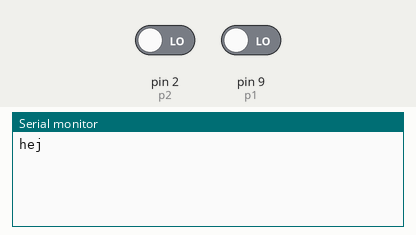
Simulated run of this sketch. Board: Arduino Uno, built with avr-gcc and run on an emulated ATmega328P. Shown: the last lines printed to the serial monitor. Inputs (shaded band) come from the test bench; at power-on: pin 2 (p2) LOW, pin 9 (p1) LOW.

Above: at 1.2 s.
1.3 s: pin 2 (p2) driven HIGH
At 1.8 s:
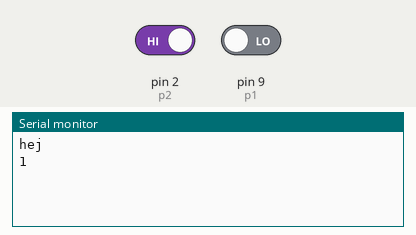
2.8 s: pin 9 (p1) driven HIGH
At 4.0 s:
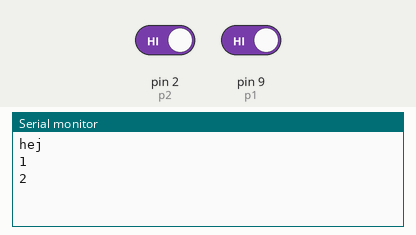
4.3 s: pin 9 (p1) driven LOW
At 5.2 s:
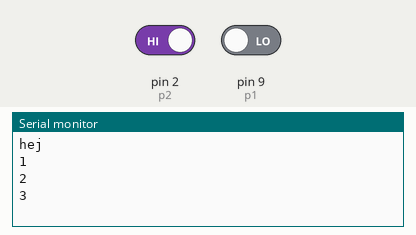

Measured:
- after the input at 1.3 s, the serial monitor: prints a new line at once (image 1)
- after the input at 2.8 s, the serial monitor: prints a new line at once (image 2)
- after the input at 4.3 s, the serial monitor: prints a new line at once (image 3)

The sketch:

kvadraturenkoder.ino
```cpp
int p1 = 9;
int p2 = 2;

//int re_pos = 10000;
int re_pos = 12;

//char index = 0;
byte index = 0;
int posison = 0;
int record[16] = {0, 1, -1 ,re_pos, -1, 0, re_pos, 1, 1, re_pos, 0, -1, re_pos, +1, -1, 0};

void setup()
{
	Serial.begin(115200);
	pinMode(p1, INPUT);
	pinMode(p2, INPUT);
	Serial.println("hej");
}

void loop()
{
	index = index << 1;
	index += digitalRead(p1);
	index = index << 1;
	index += digitalRead(p2);
	index = index & B00001111;
	posison += record[index];
  /*if(index != 0)
    Serial.println(index);
	*/
	if(record[index]*record[index])
		Serial.println(posison);
}
```
